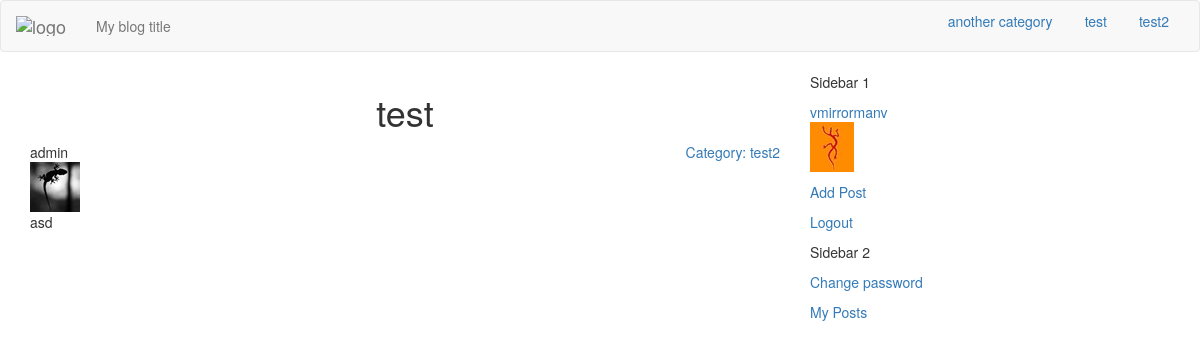
/test2/test-2/ (signed in), run on the app's committed database.
### blog/models.py (models this page shows, shortened)
class Category(models.Model):
    index_together = [
    ["id","name", "order", "slug"],
    ]
    name = models.CharField(max_length=30, unique=True)
    description = models.TextField(max_length=250)
    slug = models.SlugField("URL",blank=True, max_length=150)
    order = models.SmallIntegerField(blank=True, default=1)
    def __str__(self):
        return self.name
    @classmethod
    def list(self):
        cat_list = self.objects.all().only("name","order")\
            .order_by('order','name')
        return cat_list

class myUser(AbstractBaseUser):
    index_together = [
    ["id", "username", "avatar"],
    ]
    username = models.CharField("Username", max_length=30,
                                blank=False,
                                unique=True)
    avatar = ProcessedImageField(upload_to='avatars',
                                 processors=[ResizeToFit(50, 50)],
                                 format='JPEG',
                                 options={'quality': 90}, blank=True)
    email = models.EmailField(unique=True, blank=False)
    is_active = models.BooleanField("Is active", default=True)
    is_it_staff = models.BooleanField("Is stuff", default=False)
    is_it_superuser = models.BooleanField("Is admin", default=False)
    moderated = models.BooleanField("Moderated", default=True)
    last_login = models.DateTimeField(auto_now=True)
    date_joined = models.DateTimeField(auto_now_add=True)
    REQUIRED_FIELDS = ['email',]
    USERNAME_FIELD = 'username'
    objects = MyUserManager()
    def get_avatar(self):
        return mark_safe('<img src="%s" class ="img-responsive"/>'\
                         % (self.avatar.url))
    get_avatar.short_description = 'Current avatar'
    def __str__(self):
        return self.username.lower()

class Post(models.Model):
    index_together = [
    ["title", "description", "post_thumbnail", "author", "category",
     "url", "published", "status"],
    ]
    title = models.CharField(max_length=150)
    description = models.CharField(max_length=150)
    text = models.TextField()
    today = datetime.date.today()
    post_image = models.ImageField(upload_to =
                        str(today.year)+'/'
                        +str(today.month)+'/'+str(today.day)+'/', blank=True)
    post_image.short_description = 'Image'
    post_thumbnail = ImageSpecField(source='post_image',
                                processors=[ResizeToFit(640, 480)],
                                format='JPEG',
                                options={'quality': 85})
    def get_image(self):
        return mark_safe('<img src="%s" class ="img-responsive center-block"/>'\
                         % (self.post_thumbnail.url))
    get_image.short_description = 'Thumbnail'
    created = models.DateTimeField(auto_now_add=True)
    edited = models.DateTimeField(auto_now=True)
    published = models.DateTimeField(default=timezone.now)
    author = models.ForeignKey(settings.AUTH_USER_MODEL,
                               default = 1,
                               on_delete=models.SET_DEFAULT) ###
    category = models.ForeignKey('Category')
    tags = models.ManyToManyField('Tag',
                                        related_name='posts',
                                        related_query_name='tag',
                                        blank=True, null= True)
    url = models.SlugField(blank=True)
    STATUS = (
                ("D", "Draft"),
                ("P","Published"),
    )
    status = models.CharField(max_length=1, choices=STATUS, default="D")
    ordering = ('-published',)
    def get_category(self):
        return slugify(self.category)

### blog/views.py (the view)
def single_post(request, category, title, id):
    post = Post.objects.select_related("author", "category")\
        .prefetch_related('tags').get(pk=id)
    return render(request, 'single.html',
                  {'post': post,
                  'cat_list': Category.list()})

### blog/authentication.py (called while the page is built)
    def get_user(self, user_id):
        try:
            return User.objects.get(pk=user_id)
        except User.DoesNotExist:
            return None

### templates/single.html (shortened to what this page needs)
{% extends "index.html" %}
{% block content %}
{% autoescape off %}
<h1 class="text-center post-title">{{ post.title }}</h1>
<div class="post-author pull-left">
  <div class="author-name">
    {{ post.author }}
  </div>
  <div class="author-avatar">
    {% if post.author.avatar %}
    {{ post.author.get_avatar }}
    {% else %}
    <img src="/static/img/avatar.jpg" class ="img-avatar"/>
    {% endif %}
  </div>
</div>
<div class="post_category pull-right">
  <a href="{{ request.scheme }}://{{ request.get_host }}/{{ post.get_category }}"
    class="post-category">
    Category: {{ post.category }}</a>
</div>
<div class="clearfix"></div>
<div class="post-text">
  {{ post.text }}
</div>
{% endautoescape %}
{% endblock %}

### templates/index.html (shortened to what this page needs)
{% load staticfiles %}
{% load compress %}
<!DOCTYPE html>
<html>
<head>
    {% compress css %}
    <link rel="stylesheet" href="/static/css/backtotop.css" type="text/css">
    <link rel="stylesheet" href="/static/css/bootstrap.min.css" type="text/css" />
    <link rel="stylesheet" href="/static/css/custom.css" type="text/css" />
    <link rel="stylesheet" href="/static/css/summernote.css" rel="stylesheet">
    <link rel="stylesheet" href="/static/css/django_summernote.css" rel="stylesheet">
    <link rel="stylesheet" href="/static/css/django_summernote_inplace.css" rel="stylesheet">
    <link rel="stylesheet" href="/static/css/blueimp-gallery.min.css" type="text/css">
    <link rel="stylesheet" href="/static/css/tagmanager.css" type="text/css">
    {% endcompress %}
</head>
<body>
  <div class="navbar navbar-default">
    <div class="container-fluid">
      <div class="navbar-header">
        <a class="navbar-brand ajax-menu" url=""
        href="/">
          <img alt="logo" src="#" /></a>
        <p class="navbar-text">
          My blog title
        </p>
      </div>
      <ul class="nav nav-pills pull-right">
        {% for cat in cat_list %}
          {% if category and cat|slugify == category %}
            <li role="presentation" class="active">
            <a href="{{ request.scheme }}://{{ request.get_host }}/{{ cat|slugify }}"
             url = "{{cat|slugify}}" class="ajax-menu menu" id="{{cat|slugify}}">
              {{ cat }}</a></li>
          {% else %}
            <li role="presentation">
            <a href="{{ request.scheme }}://{{ request.get_host }}/{{ cat|slugify }}"
            url = "{{cat|slugify}}"  class="ajax-menu menu" id="{{cat|slugify}}">
              {{ cat }}</a></li>
          {% endif %}
        {% endfor %}
      </ul>
    </div>
  </div>
<div class="container">
<div class="row">
  <div class="col-md-4 pull-right sidebar">
    <div class="sidebar1">
      <p>
        Sidebar 1<br />
      {% if user.is_authenticated %}
        <p><a href="{% url 'dashboard' %}" single_page
          url = "dashboard" class="ajax-menu">
          {{ user.username }}
                              {% if user.avatar %}
                              {{ user.get_avatar}}
                              {% endif %}</a></p>
        <p><a href="{% url 'add_post' %}" single_page
          url = "add-post" class="ajax-menu">Add Post</a></p>
        <p><a href="{% url 'logout' %}">Logout</a></p>
      {% else %}
        <p><a href="{% url 'signup' %}">Register</a></p>
        <p><a href="{% url 'login' %}">Login</a></p>
      {% endif %}
      </p>
    </div>
    <div class="sidebar2">
      <p>
        Sidebar 2<br />
        <p><a href="{% url 'password_change' %}">Change password</a></p>
        <p><a href="{% url 'my_posts' %}">My Posts</a></p>
      </p>
    </div>
  </div>
<div class="col-md-8 main">
<div class="content">
  <div class="posts">
  {% block content %}
  {% endblock %}
  </div>
</div>
</div>
</div>
</div>
</body>
</html>

### blog/static/css/custom.css (style rules this page uses)
a { display: table!important; }
.main { overflow: hidden; }

### blog/static/css/django_summernote.css (style rules this page uses)
html, body { margin: 0; }

### data on the page
Category: name "another category"
Category: name "test"
Category: name "test2"
myUser: username "vmirrormanv", get_avatar (picture)
Post: title "test", author "admin", author.get_avatar (picture), category "test2", text "asd"
